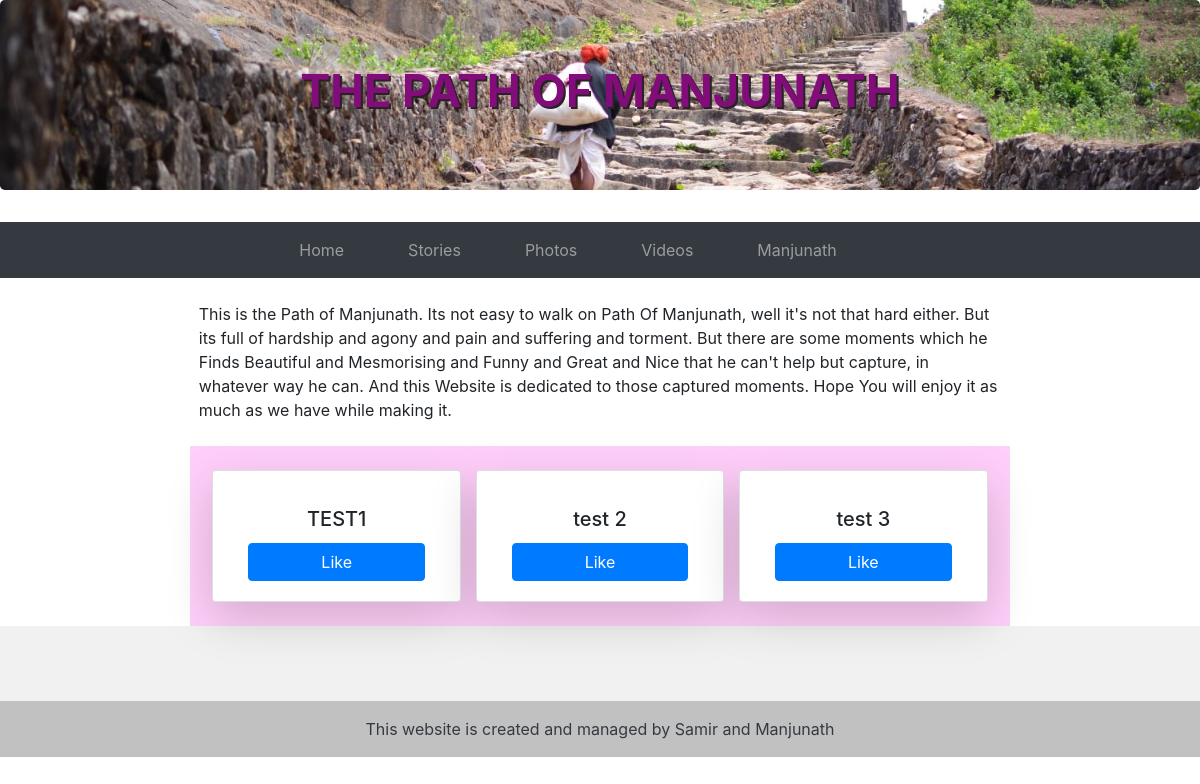
The app's page /, older data.
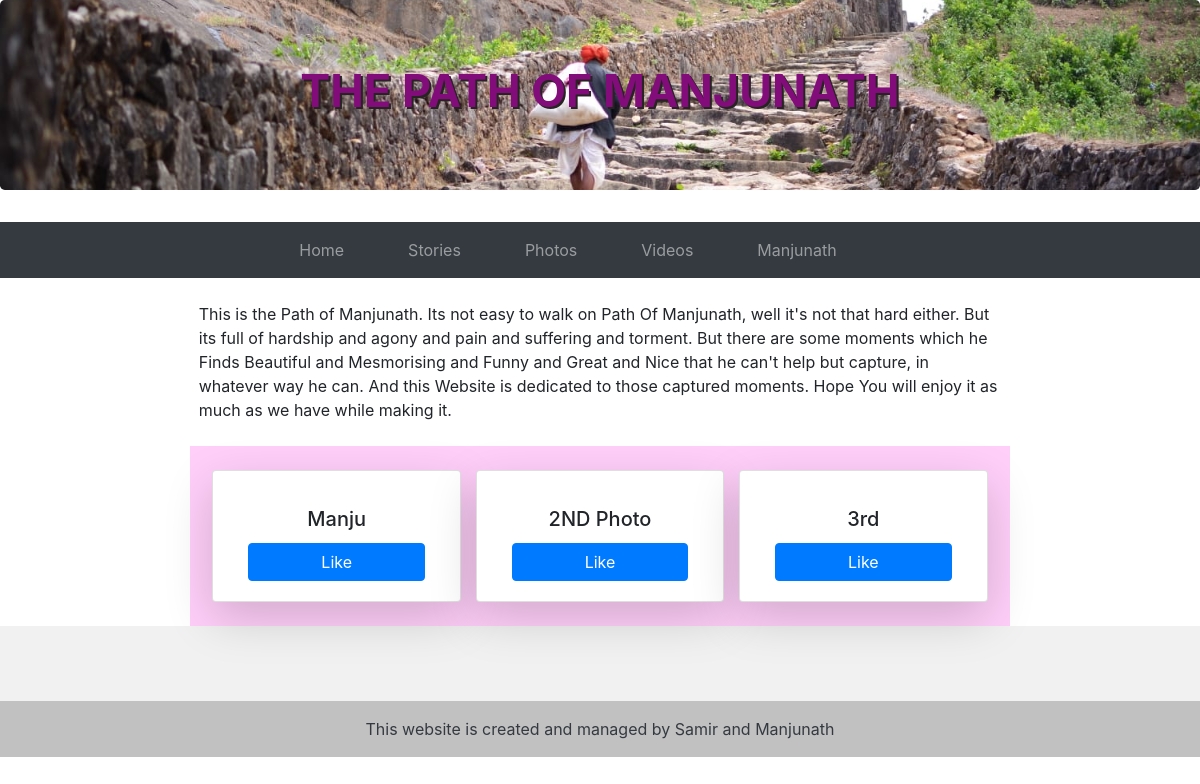
The same page, newer data.
### home/models.py (models this page shows, shortened)
class MyPhoto(models.Model):
    image_link = models.ImageField(upload_to='myphoto/', null=True)
    title = models.CharField(max_length=100)
    description = models.TextField()
    created_at = models.DateTimeField(auto_now_add=True)
    likes = models.IntegerField(default=0)

### home/views.py (the view)
# urls.py: path('', views.home, name='home'),
def home(request):
    photos = MyPhoto.objects.all()[:3]
    context = {"photos_obj":photos}
    return render(request, "home/home.html", context)

### home/templates/home/home.html (shortened to what this page needs)
{% extends "home/base.html"%}
{% load static %}
{% load cloudinary %}
{%block content%}
<div class="container">
    <p class="container my-4 col-9">This is the Path of Manjunath. Its not easy to walk on Path Of Manjunath, well it's
        not that hard either. But its full of hardship and agony and pain and suffering and torment. But there are some
        moments which he Finds Beautiful and Mesmorising and Funny and Great and Nice that he can't help but capture, in
        whatever way he can. And this Website is dedicated to those captured moments. Hope You will enjoy it as much as
        we have while making it.
    </p>
</div>
<div class=" ">
    <div class="row justify-content-around">
        <div class="col-8 row justify-content-around" style="background-color: #ffcff9;">
            {% for i in photos_obj%}
            <div class=" shadow-lg card my-4 col-3 mx-1" style="width: 31.0%;
            flex: 0 0 31.499%; max-width: 31.499%;">
                <div class="card-body">
                    <h5 class="d-flex justify-content-center card-title">{{i.title}}</h5>
                    <a href="#" class="d-flex btn btn-primary justify-content-center">Like</a>
                </div>
            </div>
            {% endfor %}
        </div>
        </div>
    </div>
{%endblock content%}

### home/templates/home/base.html (shortened to what this page needs)
{%load static%}
{% load cloudinary %}
<!DOCTYPE html>
<html lang="en">
<head>
  <link rel="stylesheet" href="https://maxcdn.bootstrapcdn.com/bootstrap/4.1.1/css/bootstrap.min.css">
  <link rel="stylesheet" type="text/css" href="{%static 'home/main.css'%}">
</head>
<body>
  <div class="jumbotron pathimage"
    style="background-image: url({% static 'home/path.jpeg'   %}) ;background-size: cover; background-position: center ; ">
    <h1 class="text-center header">THE PATH OF MANJUNATH</h1>
  </div>
  <header class="sticky-top">
    <nav class="navbar navbar-expand-md navbar-dark bg-dark   ">
      <div class="collapse navbar-collapse justify-content-xl-around " id="collapse_target">
        <ul class="navbar-nav px-2">
          <li class="nav-item px-4">
            <a class="nav-link" href="{% url 'home' %}">Home</a>
          </li>
          <li class="nav-item px-4">
            <a class="nav-link" href="{% url 'storylist' %}">Stories</a>
          </li>
          <li class="nav-item px-4">
            <a class="nav-link" href="{% url 'photolist' %}">Photos</a>
          </li>
          <li class="nav-item px-4">
            <a class="nav-link" href="{% url 'videolist' %}">Videos</a>
          </li>
          <li class="nav-item px-4">
            <a class="nav-link" href="{%url 'profile'%}">Manjunath</a>
          </li>
          <li class="nav-item px-4">
            <a class="nav-link" href="#"></a>
          </li>
        </ul>
      </div>
    </nav>
  </header>
  {% block content %}{% endblock %}
  <footer class="text-center text-white" style="background-color: #f1f1f1;">
    <div class="container pt-4">
      <section class="mb-4">
        <a class="btn btn-link btn-floating btn-lg text-dark m-1" href="#!" role="button"
          data-mdb-ripple-color="dark"></a>
        <a class="btn btn-link btn-floating btn-lg text-dark m-1" href="#!" role="button"
          data-mdb-ripple-color="dark"></a>
        <a class="btn btn-link btn-floating btn-lg text-dark m-1" href="#!" role="button"
          data-mdb-ripple-color="dark"></a>
        <a class="btn btn-link btn-floating btn-lg text-dark m-1" href="#!" role="button"
          data-mdb-ripple-color="dark"></a>
        <a class="btn btn-link btn-floating btn-lg text-dark m-1" href="#!" role="button"
          data-mdb-ripple-color="dark"></a>
        <a class="btn btn-link btn-floating btn-lg text-dark m-1" href="#!" role="button"
          data-mdb-ripple-color="dark"></a>
      </section>
    </div>
    <div class="text-center text-dark p-3" style="background-color: rgba(0, 0, 0, 0.2);">
      This website is created and managed by Samir and Manjunath
    </div>
  </footer>
</body>
</html>

### home/static/home/main.css (style rules this page uses)
.pathimage { background-position: center; }
.header { color: rgb(130, 12, 122); font-weight: 700; text-shadow: 2px 2px #272323; font-size: 45px; }

Row changes from the older to the newer data that the page shows:
removed MyPhoto: title "TEST1"
removed MyPhoto: title "test 2"
removed MyPhoto: title "test 3"
added MyPhoto: title "Manju"
added MyPhoto: title "2ND Photo"
added MyPhoto: title "3rd"
